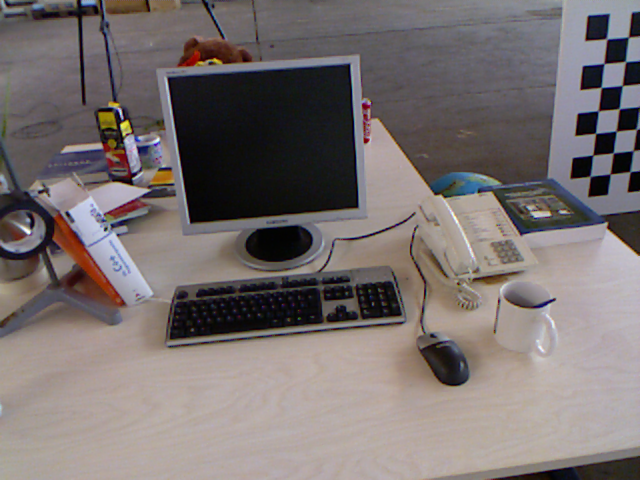
#> input picture Computer Vision/problem1/rgb1.png, 640 x 480 px
$ jupyter execute --allow-errors HomeWork.ipynb   (older library calls are emulated)
#> lines starting #> are read from the running program, lines starting #| are printed output that depends on the picture; after the words box and inside, x2 and y2 are one past the last pixel; in counts of white or black regions, pixels touching at a corner belong together
#> further down, img1 is the input picture: shape (480, 640, 3); mean B, G, R 112.1, 112.7, 120.9
[cell 1]
import numpy as np
import cv2
import random
import matplotlib.pyplot as plt

[cell 2]
def get_points(corner_list, depth_map):
    """
    Convert the detected corners to 3D points using the depth map.
    """
    s = 5000.0
    k = np.array([[520.0, 0, 319.5], [0, 525.0, 239.5], [0, 0, 1]])
    kinv = np.linalg.inv(k)
    corner_3d = []
    for corner in corner_list:
        x, y = corner
        d = depth_map[y, x] / s
        if np.all(d) == 0:
            continue
        p = np.dot(kinv, np.array([x, y, 1]))
        p *= d
        corner_3d.append(p)
    return np.array(corner_3d)

[cell 3]
def Part_1(path):
    # Load the image
    img = cv2.imread(path[0])

    # Convert the image to grayscale
    gray = cv2.cvtColor(img, cv2.COLOR_BGR2GRAY)

    # Compute the x- and y-derivatives of the image using a 3x3 Sobel filter
    Ix = cv2.Sobel(gray, cv2.CV_64F, 1, 0, ksize=3)
    Iy = cv2.Sobel(gray, cv2.CV_64F, 0, 1, ksize=3)

    # Compute the second-order derivatives of the image using a 3x3 Sobel filter
    Ixx = cv2.Sobel(Ix, cv2.CV_64F, 1, 0, ksize=3)
    Iyy = cv2.Sobel(Iy, cv2.CV_64F, 0, 1, ksize=3)
    Ixy = cv2.Sobel(Ix, cv2.CV_64F, 0, 1, ksize=3)

    # Apply Gaussian smoothing to the second-order derivatives using a 5x5 filter
    sigma = 1.5
    ksize = int(2*np.ceil(3*sigma)+1)
    kx = cv2.getGaussianKernel(ksize, sigma)
    ky = cv2.getGaussianKernel(ksize, sigma)
    k = np.multiply(kx, np.transpose(ky))
    Ixx = cv2.filter2D(Ixx, -1, k)
    Iyy = cv2.filter2D(Iyy, -1, k)
    Ixy = cv2.filter2D(Ixy, -1, k)

    # Compute the Harris corner response function R
    k = 0.04  # Harris corner constant
    R = (Ixx * Iyy - Ixy ** 2) - k * (Ixx + Iyy) ** 2

    # Apply non-maximum suppression on the responses of the Harris operator in 3x3 windows
    window_size = 3
    local_maxima = np.zeros_like(R, dtype=np.uint8)
    for y in range(window_size//2, R.shape[0]-window_size//2):
        for x in range(window_size//2, R.shape[1]-window_size//2):
            if R[y, x] == np.max(R[y-window_size//2:y+window_size//2+1, x-window_size//2:x+window_size//2+1]):
                local_maxima[y, x] = 255
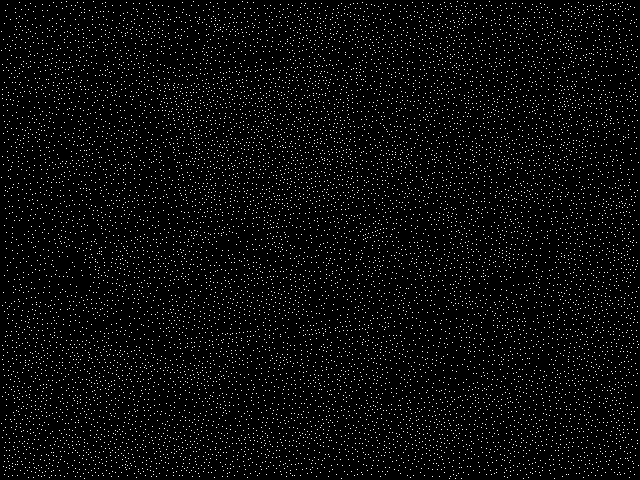
#> local_maxima: shape (480, 640); 3.7% white in thin lines or dots

    # Pick the 100 corners with the strongest response
    corners = []
    for y in range(local_maxima.shape[0]):
        for x in range(local_maxima.shape[1]):
            if local_maxima[y, x] != 0:
                corners.append((x, y))
    corners = sorted(corners, key=lambda x: R[x[1], x[0]], reverse=True)[:100]
#> corners = 100 pairs, first value 7 to 633, second value 2 to 335

    # Draw circles around the detected corners
    for corner in corners:
        cv2.circle(img, corner, radius=3, color=(0, 255, 0), thickness=-1)
#> this loop made 100 passes
#> corner on passes 1 to 12: (366, 140), (122, 125), (105, 229), (28, 231), (157, 139), (126, 123), (118, 235), (28, 220), (67, 214), (587, 38), (31, 226), (112, 225)
#> img: shape (480, 640, 3); 0.93% of pixels changed, all inside (x1, y1, x2, y2) = (4, 0, 637, 339)

    # Display the result
    plt.imshow(img)
    return get_points(corners, cv2.imread(path[1])), corners
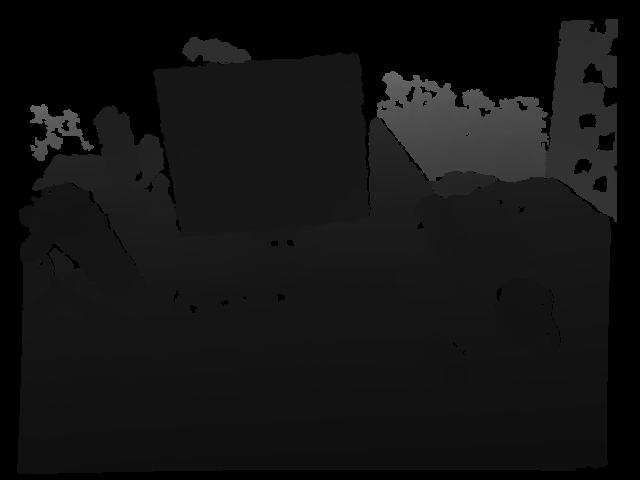
#> input picture Computer Vision/problem1/depth1.png, 640 x 480 px
#> in get_points, `s = 5000.0`: s = 5000
#> the loop in get_points, `for corner in corner_list:` made 100 passes
#> (x, y, d, p) on passes 2, 3, 5, 6, 7, 8, 9, 10, 11, 12: (122, 125, [0.0062, 0.0062, 0.0062], [-0.00235, -0.00135, 0.0062]), (105, 229, [0.004, 0.004, 0.004], [-0.00165, -8e-05, 0.004]), (157, 139, [0.007, 0.007, 0.007], [-0.00219, -0.00134, 0.007]), (126, 123, [0.0062, 0.0062, 0.0062], [-0.00231, -0.00138, 0.0062]), (118, 235, [0.0054, 0.0054, 0.0054], [-0.00209, -4.63e-05, 0.0054]), (28, 220, [0.0036, 0.0036, 0.0036], [-0.00202, -0.000134, 0.0036]), (67, 214, [0.0038, 0.0038, 0.0038], [-0.00185, -0.000185, 0.0038]), (587, 38, [0.0092, 0.0092, 0.0092], [0.00473, -0.00353, 0.0092]), (31, 226, [0.004, 0.004, 0.004], [-0.00222, -0.000103, 0.004]), (112, 225, [0.0054, 0.0054, 0.0054], [-0.00215, -0.000149, 0.0054])
#> (x, y, d) on passes 1, 4, 16, 17, 20, 24: (366, 140, [0, 0, 0]), (28, 231, [0, 0, 0]), (100, 146, [0, 0, 0]), (589, 17, [0, 0, 0]), (40, 192, [0, 0, 0]), (364, 106, [0, 0, 0])
#> after the loop in get_points, `for corner in corner_list:`: corner_3d = 72 items, first 6: [-0.00235, -0.00135, 0.0062], [-0.00165, -8e-05, 0.004], [-0.00219, -0.00134, 0.007], [-0.00231, -0.00138, 0.0062], [-0.00209, -4.63e-05, 0.0054], [-0.00202, -0.000134, 0.0036]

[cell 4]
def rank_transform(img):
    """
    Compute the rank transform of the given 3D image using a 5x5x5 window.
    """
    rank = np.zeros_like(img)
    for z in range(2, img.shape[0]-2):
        for y in range(2, img.shape[1]-2):
            for x in range(2, img.shape[2]-2):
                window = img[z-2:z+3, y-2:y+3, x-2:x+3].ravel()
                rank[z, y, x] = np.sum(window < img[z, y, x])
    return rank

[cell 5]
def find_matches(img1, img2, corners):
    """
    Find putative matches between the corners of images
    """
    # Compute rank transform in 5x5 windows for all images
    rank1 = rank_transform(img1)
    rank2 = rank_transform(img2)

    # Compute distances between every corner of image 2 to every corner of image 1 and 3
    dist1 = cv2.matchTemplate(rank2.astype(np.float32), rank1.astype(np.float32), cv2.TM_SQDIFF_NORMED)

    # Find top 10 matches for image pair
    matches = []
    for idx, corner in enumerate(corners):
        x, y = corner

        # Find best match in image
        min_val1, _, min_loc1, _ = cv2.minMaxLoc(dist1[y:y+1, x:x+1])
        if min_val1 < 0.1:
            matches.append(cv2.DMatch(idx, min_loc1[0], min_val1))

    # Sort matches by distance
    matches = sorted(matches, key=lambda x: x.distance)[:10]
    return matches

[cell 6]
from scipy.spatial.transform import Rotation

def ransac_rigid_transform(point_cloud1, point_cloud2, matches, num_iterations=100, threshold=0.05):
    """
    Use RANSAC to compute a rigid transform between two point clouds
    """
    best_inliers = []
    best_transform = None

    for i in range(num_iterations):
        # Select a random set of point correspondences
        sampled_matches = random.sample(matches, 3)
        points1 = np.array([point_cloud1[match.queryIdx] for match in sampled_matches])
        points2 = np.array([point_cloud2[match.trainIdx] for match in sampled_matches])

        # Compute the rigid transform using the selected correspondences
        transform, _, _ = cv2.estimateAffine3D(points1, points2)

        current_inliers = []
        for match in matches:
            point1 = point_cloud1[match.queryIdx]
            point2 = point_cloud2[match.trainIdx]
            point1_transformed = np.dot(transform, np.hstack((point1, 1)).reshape((4, 1)))
            point1_transformed = point1_transformed[:3, 0]
            dist = np.linalg.norm(point1_transformed - point2)
            if dist < threshold:
                current_inliers.append(match)

        # If the current set of inliers is the best we've seen so far, update the best transform
        if len(current_inliers) > len(best_inliers):
            best_inliers = current_inliers
            best_transform = transform

    return best_transform

[cell 7]
# [25 lines left out: function compute_normals, not called in this run]

[cell 8]
# [21 lines left out: function get_plane_coeffs, not called in this run]

[cell 9]
# [8 lines left out: function fix_normal_direction, not called in this run]

[cell 10]
# [18 lines left out: function store_normals_as_rgb, not called in this run]

[cell 11]
img1 = cv2.imread("problem1/rgb1.png")
point1, corner1 = Part_1(["problem1/rgb1.png", "problem1/depth1.png"])
#> point1 = 72 rows, first 8: [-0.00235, -0.00135, 0.0062], [-0.00165, -8e-05, 0.004], [-0.00219, -0.00134, 0.007], [-0.00231, -0.00138, 0.0062], [-0.00209, -4.63e-05, 0.0054], [-0.00202, -0.000134, 0.0036], [-0.00185, -0.000185, 0.0038], [0.00473, -0.00353, 0.0092]; corner1 has the same summary as corners in Part_1

[cell 12]
img2 = cv2.imread("problem1/rgb2.png")
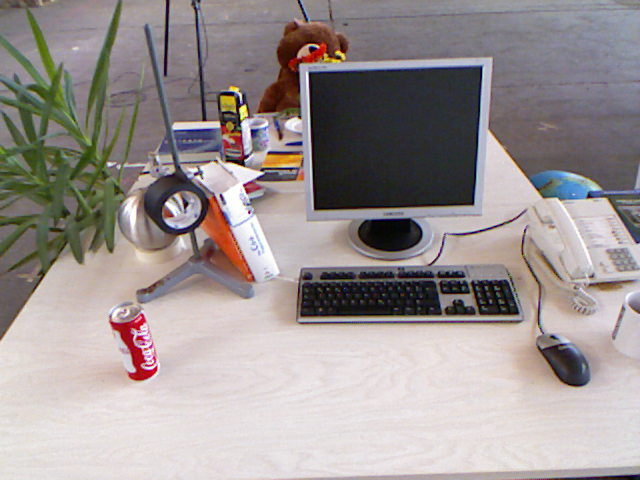
#> input picture Computer Vision/problem1/rgb2.png, 640 x 480 px
#> img2 is the input picture: shape (480, 640, 3); mean B, G, R 147.3, 147.9, 156.1
point2, corner2  = Part_1(["problem1/rgb2.png", "problem1/depth2.png"])
#> in Part_1 (call 2), `Ixy = cv2.Sobel(Ix, cv2.CV_64F, 0, 1, ksize=3)`:
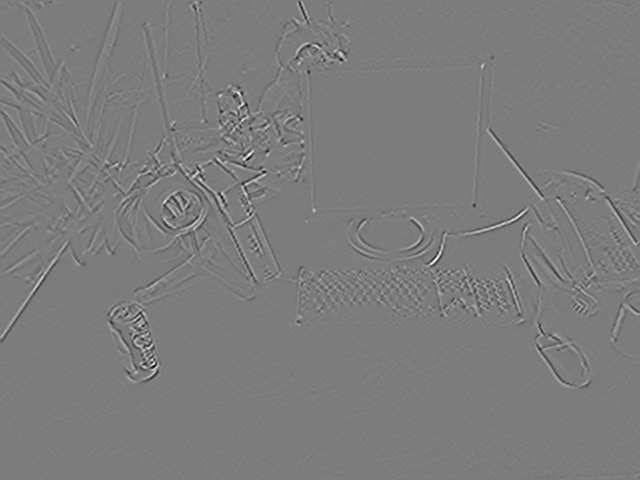
#> Ixy: shape (480, 640) float64; min -2105, max 2207, mean 0; drawn with min black and max white
#> in Part_1 (call 2), `kx = cv2.getGaussianKernel(ksize, sigma)`: kx = [0.00103, 0.0076, 0.036, 0.109, 0.213, 0.266, 0.213, 0.109, 0.036, 0.0076, 0.00103]
#> in Part_1 (call 2), `ky = cv2.getGaussianKernel(ksize, sigma)`: ky has the same summary as kx
#> after the loop in Part_1 (call 2), `for y in range(window_size//2, R.shape[0]-window_size//2):`:
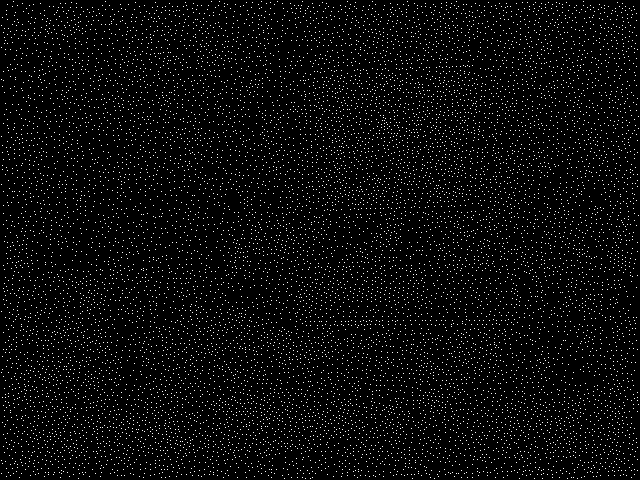
#> local_maxima: shape (480, 640); 3.8% white in thin lines or dots
#> in Part_1 (call 2), `corners = sorted(corners, key=lambda x: R[x[1], x[0]], reverse=True)[:..`: corners = 100 pairs, first value 109 to 637, second value 20 to 370
#> the loop in Part_1 (call 2), `for corner in corners:` made 100 passes
#> corner on passes 1 to 12: (186, 204), (252, 131), (204, 119), (167, 203), (337, 52), (300, 143), (245, 185), (311, 49), (243, 107), (241, 109), (109, 164), (589, 196)
#> after the loop in Part_1 (call 2), `for corner in corners:`: img: shape (480, 640, 3); 0.92% of pixels changed, all inside (x1, y1, x2, y2) = (106, 17, 640, 374)
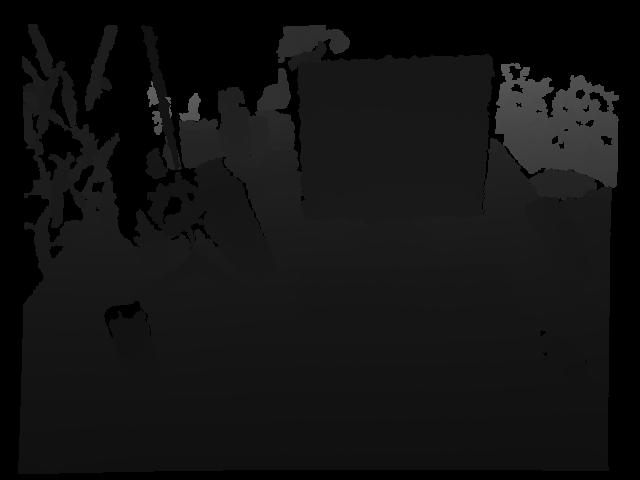
#> input picture Computer Vision/problem1/depth2.png, 640 x 480 px
#> the loop in get_points (call 2), `for corner in corner_list:` made 100 passes
#> (x, y, d, p) on passes 1, 2, 3, 4, 5, 8, 9, 10, 12, 13: (186, 204, [0.0044, 0.0044, 0.0044], [-0.00113, -0.000298, 0.0044]), (252, 131, [0.0072, 0.0072, 0.0072], [-0.000935, -0.00149, 0.0072]), (204, 119, [0.0084, 0.0084, 0.0084], [-0.00187, -0.00193, 0.0084]), (167, 203, [0.004, 0.004, 0.004], [-0.00117, -0.000278, 0.004]), (337, 52, [0.0094, 0.0094, 0.0094], [0.000316, -0.00336, 0.0094]), (311, 49, [0.009, 0.009, 0.009], [-0.000147, -0.00327, 0.009]), (243, 107, [0.0066, 0.0066, 0.0066], [-0.000971, -0.00167, 0.0066]), (241, 109, [0.0066, 0.0066, 0.0066], [-0.000996, -0.00164, 0.0066]), (589, 196, [0.005, 0.005, 0.005], [0.00259, -0.000414, 0.005]), (198, 177, [0.0044, 0.0044, 0.0044], [-0.00103, -0.000524, 0.0044])
#> (x, y, d) on passes 6, 7, 11, 14, 15, 30: (300, 143, [0, 0, 0]), (245, 185, [0, 0, 0]), (109, 164, [0, 0, 0]), (247, 191, [0, 0, 0]), (338, 57, [0, 0, 0]), (218, 124, [0, 0, 0])
#> point2 = 83 rows, first 8: [-0.00113, -0.000298, 0.0044], [-0.000935, -0.00149, 0.0072], [-0.00187, -0.00193, 0.0084], [-0.00117, -0.000278, 0.004], [0.000316, -0.00336, 0.0094], [-0.000147, -0.00327, 0.009], [-0.000971, -0.00167, 0.0066], [-0.000996, -0.00164, 0.0066]; corner2 has the same summary as corners in Part_1

[cell 13]
img3 = cv2.imread("problem1/rgb3.png")
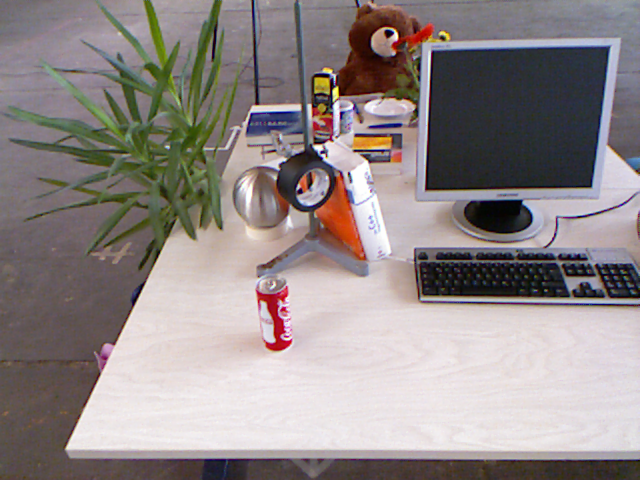
#> input picture Computer Vision/problem1/rgb3.png, 640 x 480 px
#> img3 is the input picture: shape (480, 640, 3); mean B, G, R 136.4, 136.9, 145.7
point3, corner3 = Part_1(["problem1/rgb3.png", "problem1/depth3.png"])
#> after the loop in Part_1 (call 3), `for y in range(window_size//2, R.shape[0]-window_size//2):`:
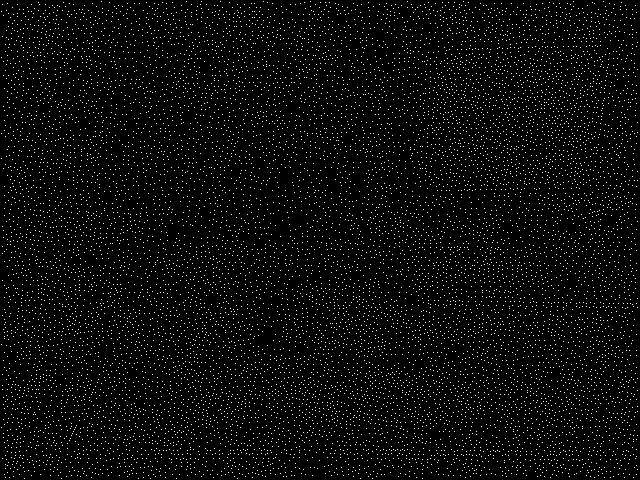
#> local_maxima: shape (480, 640); 3.8% white in thin lines or dots
#> in Part_1 (call 3), `corners = sorted(corners, key=lambda x: R[x[1], x[0]], reverse=True)[:..`: corners = 100 pairs, first value 67 to 629, second value 32 to 448
#> the loop in Part_1 (call 3), `for corner in corners:` made 100 passes
#> corner on passes 1 to 12: (341, 113), (442, 38), (300, 191), (391, 33), (283, 309), (335, 90), (396, 37), (324, 151), (356, 135), (257, 103), (315, 147), (298, 186)
#> after the loop in Part_1 (call 3), `for corner in corners:`:
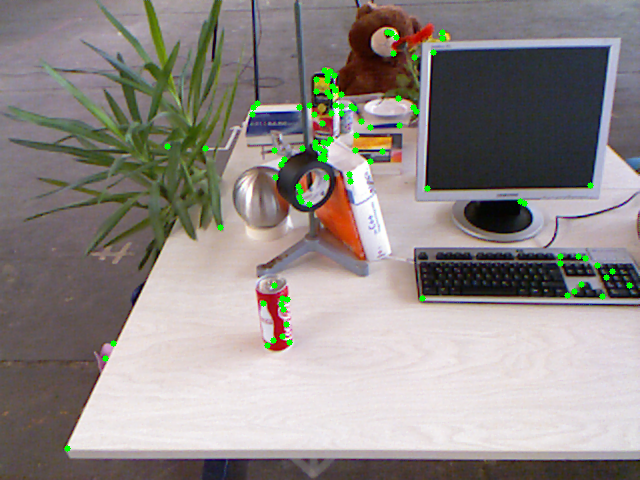
#> img: shape (480, 640, 3); 0.92% of pixels changed, all inside (x1, y1, x2, y2) = (64, 29, 633, 452)
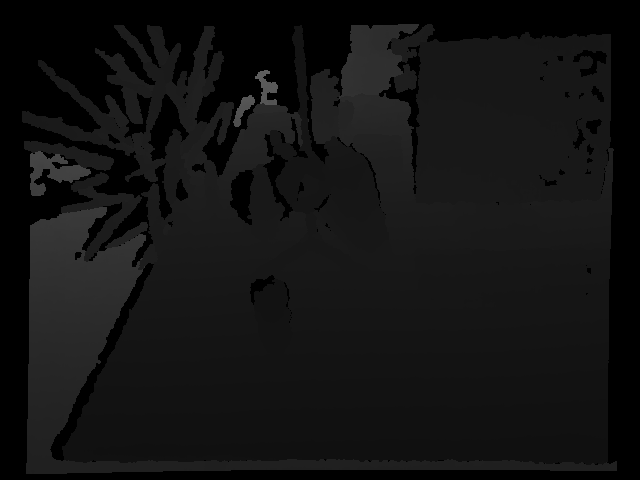
#> input picture Computer Vision/problem1/depth3.png, 640 x 480 px

[cell 14]
match1 = find_matches(img1, img2, corner1)
#> after the loop in rank_transform, `for z in range(2, img.shape[0]-2):`: rank: shape (480, 640, 3); every value is 0
#> the loop in find_matches, `for idx, corner in enumerate(corners):` made 100 passes
match2 = find_matches(img3, img2, corner3)
#> the loop in find_matches (call 2), `for idx, corner in enumerate(corners):` made 100 passes

[cell 15]
test = ransac_rigid_transform(point1, point2, match1)
